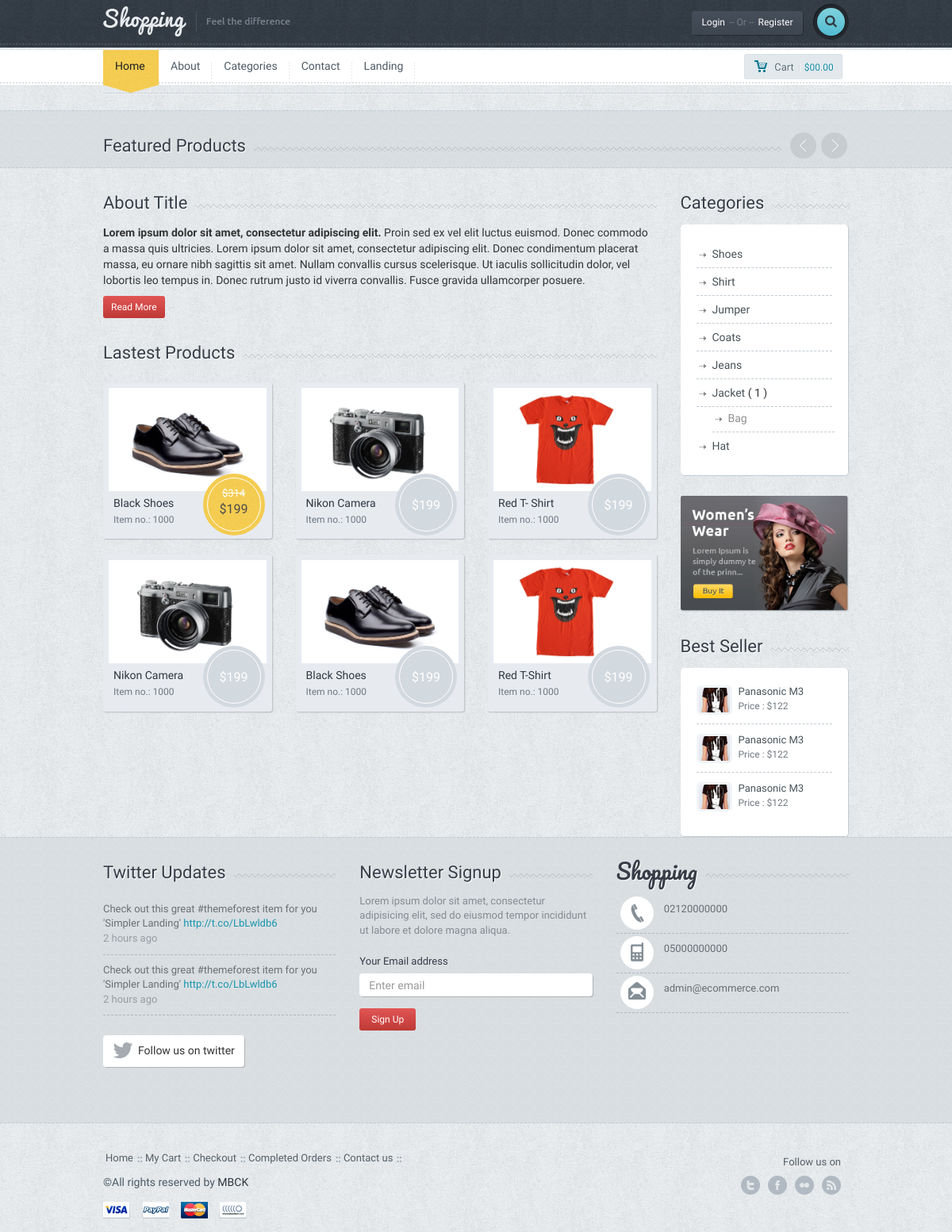
The page / on the database its author committed.
### tables this page shows
CREATE TABLE `setting` (
  `setting_id` int(11) NOT NULL,
  `setting_logo` varchar(150) DEFAULT NULL,
  `setting_url` varchar(50) NOT NULL,
  `setting_title` varchar(250) DEFAULT NULL,
  `setting_description` varchar(250) DEFAULT NULL,
  `setting_keywords` varchar(250) DEFAULT NULL,
  `setting_author` varchar(100) DEFAULT NULL,
  `setting_tel` varchar(50) DEFAULT NULL,
  `setting_gsm` varchar(50) DEFAULT NULL,
  `setting_fax` varchar(50) DEFAULT NULL,
  `setting_mail` varchar(50) DEFAULT NULL,
  `setting_district` varchar(50) DEFAULT NULL,
  `setting_country` varchar(50) DEFAULT NULL,
  `setting_adress` varchar(250) DEFAULT NULL,
  `setting_time` varchar(250) DEFAULT NULL,
  `setting_maps` varchar(250) DEFAULT NULL,
  `setting_analystic` varchar(250) DEFAULT NULL,
  `setting_desk` varchar(250) DEFAULT NULL,
  `setting_facebook` varchar(100) DEFAULT NULL,
  `setting_twitter` varchar(100) DEFAULT NULL,
  `setting_google` varchar(100) DEFAULT NULL,
  `setting_youtube` varchar(100) DEFAULT NULL,
  `setting_smtphost` varchar(50) DEFAULT NULL,
  `setting_smtppassword` varchar(50) DEFAULT NULL,
  `setting_smtpport` varchar(50) DEFAULT NULL,
  `setting_live` enum('0','1') NOT NULL DEFAULT '1'
);

CREATE TABLE `menu` (
  `menu_id` int(11) NOT NULL,
  `menu_top` varchar(50) NOT NULL,
  `menu_name` varchar(100) NOT NULL,
  `menu_detail` text NOT NULL,
  `menu_url` varchar(250) NOT NULL,
  `menu_order` int(2) NOT NULL,
  `menu_status` enum('0','1') NOT NULL,
  `menu_seourl` varchar(250) NOT NULL
);

CREATE TABLE `about` (
  `about_id` int(11) NOT NULL,
  `about_title` varchar(250) NOT NULL,
  `about_content` text NOT NULL,
  `about_video` varchar(50) NOT NULL,
  `about_vision` varchar(500) NOT NULL,
  `about_mission` varchar(500) NOT NULL
);

CREATE TABLE `categories` (
  `category_id` int(11) NOT NULL,
  `category_name` varchar(100) NOT NULL,
  `category_top` int(2) NOT NULL,
  `category_seourl` varchar(250) NOT NULL,
  `category_order` int(2) NOT NULL,
  `category_status` enum('0','1') NOT NULL DEFAULT '1'
);

### admin/production/function.php (called while the page is built, shortened)
<?php
function seo($str, $options = array())
{
    $str = mb_convert_encoding((string)$str, 'UTF-8', mb_list_encodings());
    $defaults = array(
        'delimiter' => '-',
        'limit' => null,
        'lowercase' => true,
        'replacements' => array(),
        'transliterate' => true
    );
    $options = array_merge($defaults, $options);
    $str = preg_replace(array_keys($options['replacements']), $options['replacements'], $str);
    if ($options['transliterate']) {
        $str = str_replace(array_keys($char_map), $char_map, $str);
    }
    $str = preg_replace('/[^\p{L}\p{Nd}]+/u', $options['delimiter'], $str);
    $str = preg_replace('/(' . preg_quote($options['delimiter'], '/') . '){2,}/', '$1', $str);
    $str = mb_substr($str, 0, ($options['limit'] ? $options['limit'] : mb_strlen($str, 'UTF-8')), 'UTF-8');
    $str = trim($str, $options['delimiter']);
    return $options['lowercase'] ? mb_strtolower($str, 'UTF-8') : $str;
}
?>

### index.php (the view, shortened to what this page needs)
<?php
require_once 'header.php';
$sql=$db->prepare("SELECT * FROM about WHERE about_id=:id");
$sql->execute(['id' => 1]);
$aboutbring=$sql->fetch(PDO::FETCH_ASSOC);
?>
	<div class="container">
		<div class="lines"></div>
		<?php require_once 'slider.php'; ?>
	</div>
	<div class="f-widget featpro">
		<div class="container">
			<div class="title-widget-bg">
				<div class="title-widget">Featured Products</div>
				<div class="carousel-nav">
					<a class="prev"></a>
					<a class="next"></a>
				</div>
			</div>
		</div>
	</div>
	<div class="container">
		<div class="row">
			<div class="col-md-9">
				<div class="title-bg">
					<div class="title"><?php echo $aboutbring['about_title']; ?></div>
				</div>
				<p class="ct">
					<?php echo substr($aboutbring['about_content'],0,1000); ?>
				</p>
				<a href="about" class="btn btn-default btn-red btn-sm">Read More</a>
				<div class="title-bg">
					<div class="title">Lastest Products</div>
				</div>
				<div class="row prdct">
					<div class="col-md-4">
						<div class="productwrap">
							<div class="pr-img">
								<a href="product.htm"><img src="images\sample-2.jpg" alt="" class="img-responsive"></a>
								<div class="pricetag on-sale"><div class="inner on-sale"><span class="onsale"><span class="oldprice">$314</span>$199</span></div></div>
							</div>
							<span class="smalltitle"><a href="product.htm">Black Shoes</a></span>
							<span class="smalldesc">Item no.: 1000</span>
						</div>
					</div>
					<div class="col-md-4">
						<div class="productwrap">
						<div class="pr-img">
							<a href="product.htm"><img src="images\sample-1.jpg" alt="" class="img-responsive"></a>
							<div class="pricetag"><div class="inner">$199</div></div>
						</div>
							<span class="smalltitle"><a href="product.htm">Nikon Camera</a></span>
							<span class="smalldesc">Item no.: 1000</span>
						</div>
					</div>
					<div class="col-md-4">
						<div class="productwrap">
						<div class="pr-img">
							<a href="product.htm"><img src="images\sample-3.jpg" alt="" class="img-responsive"></a>
							<div class="pricetag"><div class="inner">$199</div></div>
						</div>
							<span class="smalltitle"><a href="product.htm">Red T- Shirt</a></span>
							<span class="smalldesc">Item no.: 1000</span>
						</div>
					</div>
					<div class="col-md-4">
						<div class="productwrap">
						<div class="pr-img">
							<a href="product.htm"><img src="images\sample-1.jpg" alt="" class="img-responsive"></a>
							<div class="pricetag"><div class="inner">$199</div></div>
						</div>
							<span class="smalltitle"><a href="product.htm">Nikon Camera</a></span>
							<span class="smalldesc">Item no.: 1000</span>
						</div>
					</div>
					<div class="col-md-4">
						<div class="productwrap">
						<div class="pr-img">
							<a href="product.htm"><img src="images\sample-2.jpg" alt="" class="img-responsive"></a>
							<div class="pricetag"><div class="inner">$199</div></div>
						</div>
							<span class="smalltitle"><a href="product.htm">Black Shoes</a></span>
							<span class="smalldesc">Item no.: 1000</span>
						</div>
					</div>
					<div class="col-md-4">
						<div class="productwrap">
						<div class="pr-img">
							<a href="product.htm"><img src="images\sample-3.jpg" alt="" class="img-responsive"></a>
							<div class="pricetag"><div class="inner">$199</div></div>
						</div>
							<span class="smalltitle"><a href="product.htm">Red T-Shirt</a></span>
							<span class="smalldesc">Item no.: 1000</span>
						</div>
					</div>
				</div>
				<div class="spacer"></div>
			</div>
			<?php require_once 'sidebar.php'; ?>
		</div>
	</div>
<?php
require_once 'footer.php';
?>

### header.php (shortened to what this page needs)
<?php
    require_once 'admin/system/connect.php';
	require_once 'admin/production/function.php';
	$sql=$db->prepare("SELECT * FROM setting WHERE setting_id=:id");
	$sql->execute(['id' => 1]);
	$settingbring=$sql->fetch(PDO::FETCH_ASSOC);
	$usersql=$db->prepare("SELECT * FROM user WHERE user_mail=:mail");
    $usersql->execute(['mail' => $_SESSION['usercustomer_mail']]);
    $userbring=$usersql->fetch(PDO::FETCH_ASSOC);
?>
<!DOCTYPE html>
<html lang="en">
  <head>
	<link href='font-awesome\css\font-awesome.css' rel="stylesheet" type="text/css">
    <link href="bootstrap\css\bootstrap.min.css" rel="stylesheet">
	<link rel="stylesheet" href="style.css">
	<link rel="stylesheet" type="text/css" href="js\product\jquery.fancybox.css?v=2.1.5" media="screen">
	<link rel="stylesheet" href="css\owl.carousel.css">
	<link rel="stylesheet" href="css\owl.transitions.css">
</head>
<body>
<div id="wrapper">
	<div class="header">
		<div class="container">
			<div class="row">
				<div class="col-xs-6 col-md-4 main-logo">
					<a href="index"><img src="<?php echo $settingbring['setting_logo']; ?>" alt="logo" class="logo img-responsive"></a>
				</div>
				<div class="col-md-8">
					<div class="pushright">
						<div class="top">
							<?php
								if(!isset($_SESSION['usercustomer_mail'])) {
							?>
								<a href="#" id="reg" class="btn btn-default btn-dark">Login<span>-- Or --</span>Register</a>
							<?php } else { ?>
								<a href="#" class="btn btn-default btn-dark">Welcome<span><?php echo $userbring['user_name']; ?> </span></a>
							<?php } ?>
							<div class="srch-wrap">
								<a href="#" id="srch" class="btn btn-default btn-search"><i class="fa fa-search"></i></a>
							</div>
						</div>
					</div>
				</div>
			</div>
		</div>
		<div class="dashed"></div>
	</div>
	<div class="main-nav">
		<div class="navbar navbar-default navbar-static-top">
			<div class="container">
				<div class="row">
					<div class="col-md-10">
						<div class="navbar-collapse collapse">
							<ul class="nav navbar-nav">
								<li><a href="index" class="active">Home</a><div class="curve"></div></li>
								<?php
									$menucontrol=$db->prepare("SELECT * FROM menu where menu_status=:mstatus order by menu_order ASC limit 5");
									$menucontrol->execute(
										[
											'mstatus' => 1
										]
									);
									while($menubring=$menucontrol->fetch(PDO::FETCH_ASSOC)) {
								?>
									<li><a href="<?php if(!empty($menubring['menu_url'])) { echo $menubring['menu_url']; } else { echo "page-".seo($menubring['menu_name']);} ?>"><?php echo $menubring['menu_name']?></a></li>
								<?php } ?>
							</ul>
						</div>
					</div>
					<div class="col-md-2 machart">
						<button id="popcart" class="btn btn-default btn-chart btn-sm "><span class="mychart">Cart</span>|<span class="allprice">$00.00</span></button>
					</div>
				</div>
			</div>
		</div>
	</div>

### sidebar.php (shortened to what this page needs)
<div class="col-md-3">
				<div class="title-bg">
					<div class="title">Categories</div>
				</div>
				<div class="categorybox">
					<ul>
						<?php
							$query = "SELECT * FROM categories order by category_id";
							$show = $db->prepare($query);
							$show->execute();
 							$totalLineNumber = $show->rowCount();
							$allResults = $show->fetchAll();
							for ($i = 0; $i < $totalLineNumber; $i++) {
								if ($allResults[$i]['category_top'] == "0") {
									categories($allResults[$i]['category_id'], $allResults[$i]['category_name'], $allResults[$i]['category_top']);
								}
							}
							function categories($category_id, $category_name, $category_top) {
							global $allResults;
							global $totalLineNumber;
							$subCategoryNumber = 0;
							for ($i = 0; $i < $totalLineNumber; $i++) {
								if ($allResults[$i]['category_top'] == $category_id) {
									$subCategoryNumber++;
								}
							}
						?>
							<li>
								<a href="category-<?=seo($category_name) ?>"><?php echo $category_name ?></a>
									<?php
										if ($subCategoryNumber > 0) {
											echo "( $subCategoryNumber )";
										}
									?>
								<?php
									if ($subCategoryNumber > 0) {
										echo "<ul>";
											for ($i = 0; $i < $totalLineNumber; $i++) {
												if ($allResults[$i]['category_top'] == $category_id) {
												categories($allResults[$i]['category_id'], $allResults[$i]['category_name'], $allResults[$i]['category_top']);
											}
										}
										echo "</ul>";
									}
								?>
							</li>
						<?php
							}
						?>
					</ul>
				</div>
				<div class="ads">
					<a href="product.htm"><img src="images\ads.png" class="img-responsive" alt=""></a>
				</div>
				<div class="title-bg">
					<div class="title">Best Seller</div>
				</div>
				<div class="best-seller">
					<ul>
						<li class="clearfix">
							<a href="#"><img src="images\demo-img.jpg" alt="" class="img-responsive mini"></a>
							<div class="mini-meta">
								<a href="#" class="smalltitle2">Panasonic M3</a>
								<p class="smallprice2">Price : $122</p>
							</div>
						</li>
						<li class="clearfix">
							<a href="#"><img src="images\demo-img.jpg" alt="" class="img-responsive mini"></a>
							<div class="mini-meta">
								<a href="#" class="smalltitle2">Panasonic M3</a>
								<p class="smallprice2">Price : $122</p>
							</div>
						</li>
						<li class="clearfix">
							<a href="#"><img src="images\demo-img.jpg" alt="" class="img-responsive mini"></a>
							<div class="mini-meta">
								<a href="#" class="smalltitle2">Panasonic M3</a>
								<p class="smallprice2">Price : $122</p>
							</div>
						</li>
					</ul>
				</div>
			</div>

### footer.php (shortened to what this page needs)
<div class="f-widget">
		<div class="container">
			<div class="row">
				<div class="col-md-4">
					<div class="title-widget-bg">
						<div class="title-widget">Twitter Updates</div>
					</div>
					<ul class="tweets">
						<li>Check out this great #themeforest item for you
						'Simpler Landing' <a href="#">http://t.co/LbLwldb6 </a>
						<span>2 hours ago</span></li>
						<li class="lastone">Check out this great #themeforest item for you
						'Simpler Landing' <a href="#">http://t.co/LbLwldb6 </a>
						<span>2 hours ago</span></li>
					</ul>
					<a href="#" class="btn btn-default btn-follow"><i class="fa fa-twitter fa-2x"></i><div>Follow us on twitter</div></a>
				</div>
				<div class="col-md-4">
					<div class="title-widget-bg">
						<div class="title-widget">Newsletter Signup</div>
					</div>
					<div class="newsletter">
						<p>
							Lorem ipsum dolor sit amet, consectetur adipisicing elit, sed do eiusmod tempor incididunt ut labore et dolore magna aliqua.
						</p>
						<form role="form">
							<div class="form-group">
								<label>Your Email address</label>
								<input type="email" class="form-control newstler-input" id="exampleInputEmail1" placeholder="Enter email">
								<button class="btn btn-default btn-red btn-sm">Sign Up</button>
							</div>
						</form>
					</div>
				</div>
				<div class="col-md-4">
					<div class="title-widget-bg">
						<div class="title-widget-cursive">Shopping</div>
					</div>
					<ul class="contact-widget">
						<li class="fphone"><?php echo $settingbring['setting_tel']; ?></li>
						<li class="fmobile"><?php echo $settingbring['setting_gsm']; ?></li>
						<li class="fmail lastone"><?php echo $settingbring['setting_mail']; ?></li>
					</ul>
				</div>
			</div>
			<div class="spacer"></div>
		</div>
	</div>
	<div class="footer">
		<div class="container">
			<div class="row">
				<div class="col-md-9">
					<ul class="footermenu">
						<li><a href="index-1.htm">Home</a></li>
						<li><a href="cart.htm">My Cart</a></li>
						<li><a href="checkout.htm">Checkout</a></li>
						<li><a href="order.htm">Completed Orders</a></li>
						<li><a href="contact.htm">Contact us</a></li>
					</ul>
					<div class="f-credit">&copy;All rights reserved by <a href="#"><?php echo $settingbring['setting_author']; ?></a></div>
					<a href=""><div class="payment visa"></div></a>
					<a href=""><div class="payment paypal"></div></a>
					<a href=""><div class="payment mc"></div></a>
					<a href=""><div class="payment nh"></div></a>
				</div>
				<div class="col-md-3">
					<div class="followon">Follow us on</div>
					<div class="fsoc">
						<a href="http://<?php echo $settingbring['setting_twitter']; ?>" class="ftwitter">twitter</a>
						<a href="http://<?php echo $settingbring['setting_facebook']; ?>" class="ffacebook">facebook</a>
						<a href="http://<?php echo $settingbring['setting_youtube']; ?>" class="fflickr">youtube</a>
						<a href="http://<?php echo $settingbring['setting_google']; ?>" class="ffeed">google</a>
					</div>
					<div class="clearfix"></div>
				</div>
			</div>
		</div>
	</div>
	</div>
  </body>
</html>

### rows shown on the page
setting: setting_logo (picture), setting_tel "02120000000", setting_gsm "05000000000", setting_mail "admin@ecommerce.com", setting_author "MBCK"
menu: menu_name "About"
menu: menu_name "Categories"
menu: menu_name "Contact"
menu: menu_name "Landing"
about: about_title "About Title", about_content "Lorem ipsum dolor sit amet, consectetur adipiscing elit. Proin sed ex vel elit luctus euismod. Donec commodo a massa quis ultricies. Lorem ipsum dolor sit amet, consectetur adipiscing elit. Donec condimentum placerat massa, eu ornare nibh sagittis sit amet. Nullam convallis cursus scelerisque. Ut iaculis sollicitudin dolor, vel lobortis leo tempus in. Donec rutrum justo id viverra convallis. Fusce gravida ullamcorper posuere."
categories: category_name "Shoes"
categories: category_name "Shirt"
categories: category_name "Jumper"
categories: category_name "Coats"
categories: category_name "Jeans"
categories: category_name "Jacket", subCategoryNumber "1"
categories: category_name "Bag"
categories: category_name "Hat"
